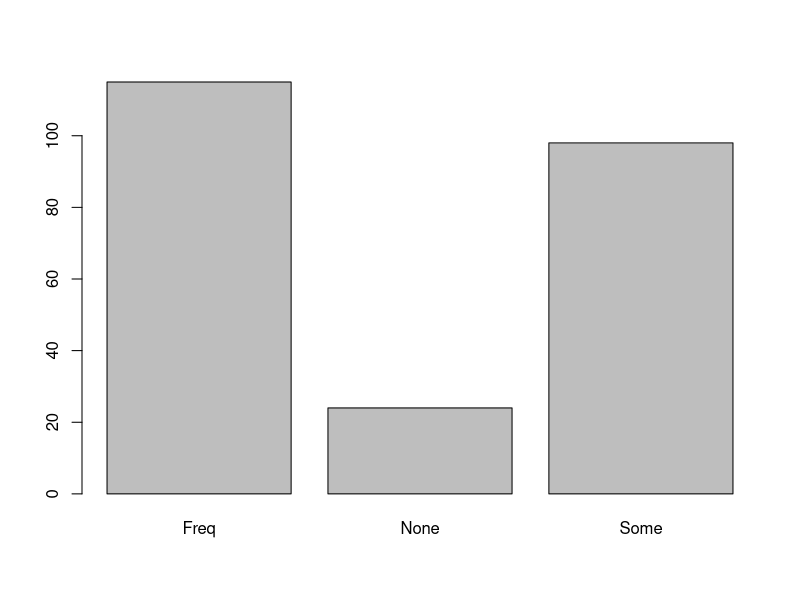
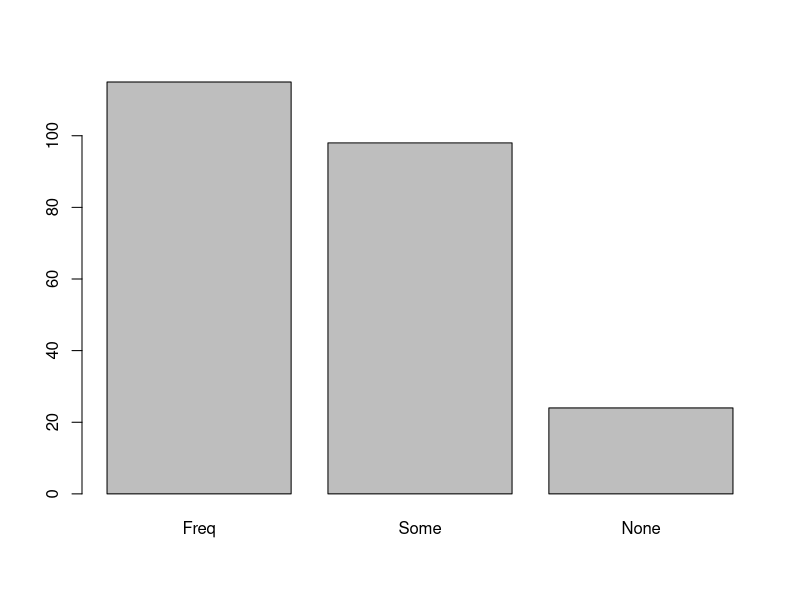
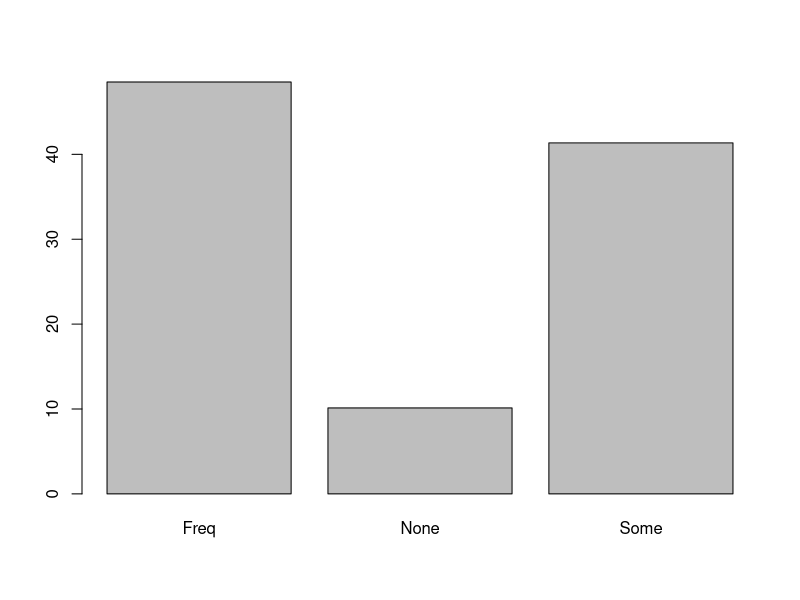
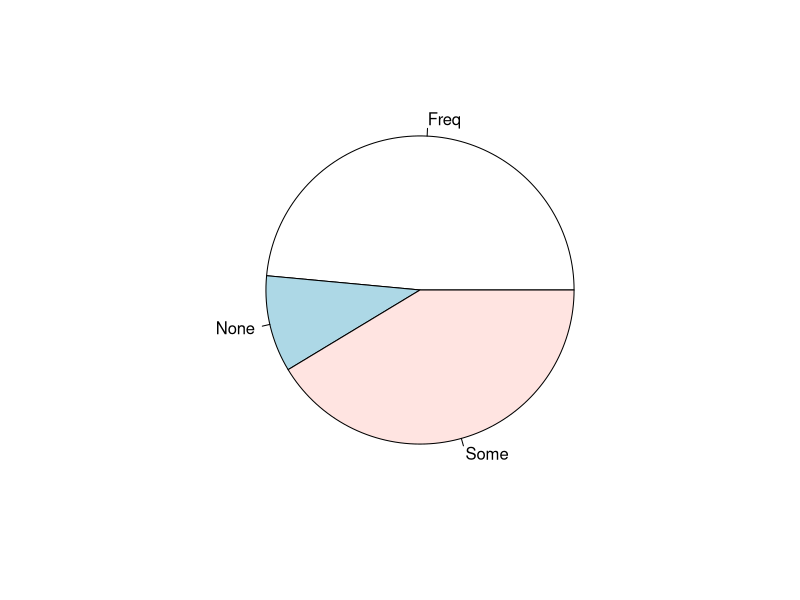
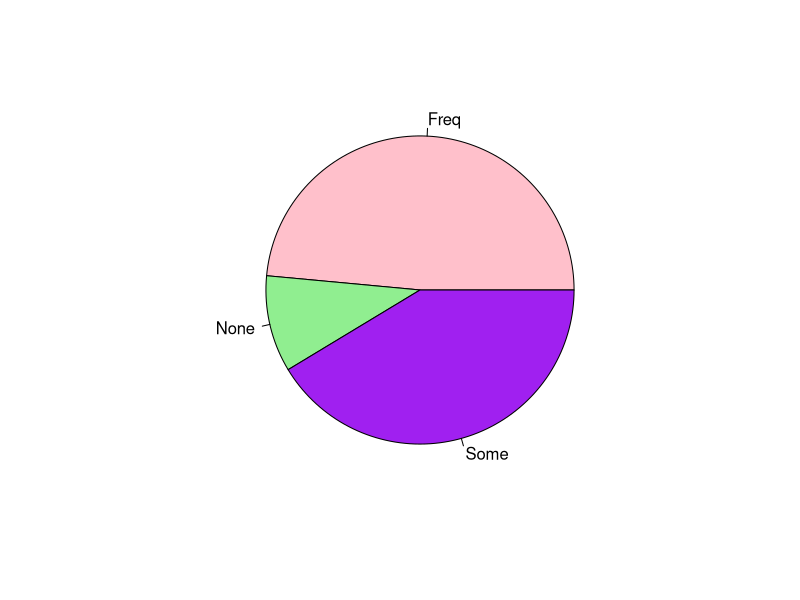

These figures' R source, in order:
# 49
library(MASS)
data(survey) # data
?servey # description of data survey

# table of data
# survey - name of data
# $Exer - gives the frequency of occurance of data
table(survey$Exer)

attach(survey)
table(Exer)

# extras
sort(table(Exer), decreasing = T) # sorts the table
100 * table(Exer) / length(Exer) # in %

# graphic of data
barplot(table(Exer))
barplot(sort(table(Exer), decreasing = T))
barplot(100 * table(Exer) / length(Exer))

pie(table(Exer))
pie(table(Exer), col = c("pink", "light green", "purple"))
